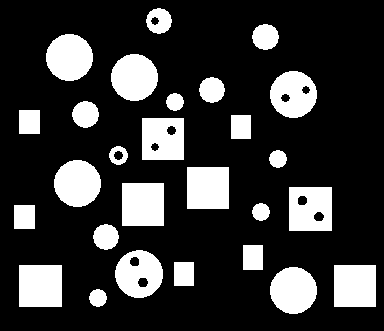
%> input picture Image Processing/Task 5/morph.png, 384 x 331 px
$ octave C.m   (GNU Octave 9; MATLAB toolbox functions it lacks are replaced by stand-ins)
%> lines starting %> are read from the running program, lines starting %| are printed output that depends on the picture; in (x1, y1, x2, y2) boxes, pixels count from 0 and x2, y2 are one past the last pixel; in counts of white or black regions, pixels touching at a corner belong together; the program's own positions count from 1
img1 = imread("morph.png");
%> img1 is the input picture: size 331x384x3 uint8; 21.3% white; 27 white regions, largest, box (x1, y1, x2, y2) and area: (122, 183, 164, 226) 1806, (19, 265, 62, 307) 1806, (187, 167, 229, 209) 1764
imgcomp = imcomplement(img1);
[l,k] = bwlabel(im2bw(imgcomp));
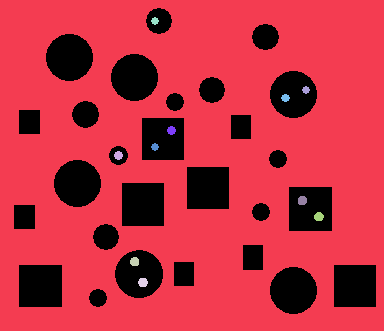
%> l: size 331x384 double; 12 distinct labels, from 0 to 11; one colour per label, 0 black
%> k = 11
ans = k-1;
%> ans = 10
ans
%> ans = 0
